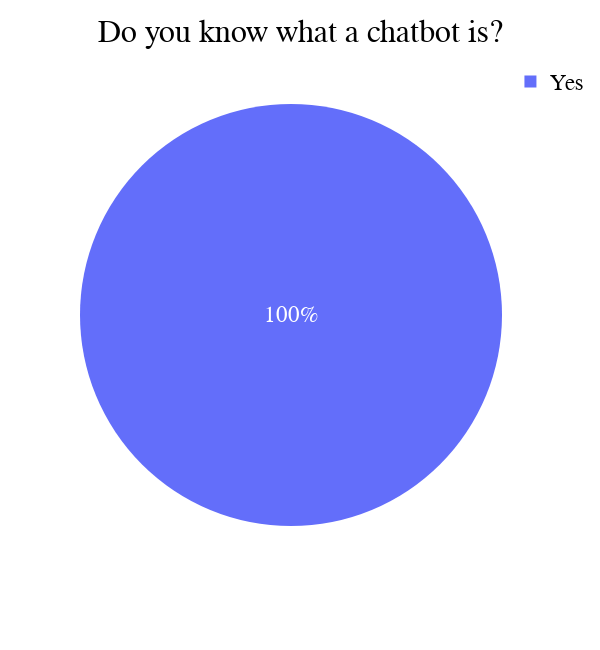

The code cell stored with this chart in its notebook:
### Markdown cell above
### Pie Chart to depict if the particpants knew what a chatbot was

### Code cell
labels = df_dem['Do you know what a chatbot is?'].value_counts().index
values = df_dem['Do you know what a chatbot is?'].value_counts().values

fig = px.pie(labels=labels, values=values, names=labels)
fig.update_layout(
    width=600,
    height=650,
    title={
        'text': "Do you know what a chatbot is?",
        'y':0.97,
        'x':0.5,
        'xanchor': 'center',
        'yanchor': 'top'},
    
    font=dict(
        family="Arial",
        size=23,
        color="#000000"
    ),
)
fig.show()

### Figure 1 — Plotly figure (JSON) as saved in the notebook; plotly's stock layout.template omitted (floating-point values rounded to 4 significant figures)
{"data": [{"domain": {"x": [0, 1], "y": [0, 1]}, "hovertemplate": "label=%{label}<br>value=%{value}<extra></extra>", "labels": ["Yes"], "legendgroup": "", "name": "", "showlegend": true, "type": "pie", "values": [17]}], "layout": {"font": {"color": "#000000", "family": "Arial", "size": 23}, "height": 650, "legend": {"tracegroupgap": 0}, "margin": {"t": 60}, "title": {"text": "Do you know what a chatbot is?", "x": 0.5, "xanchor": "center", "y": 0.97, "yanchor": "top"}, "width": 600}}
